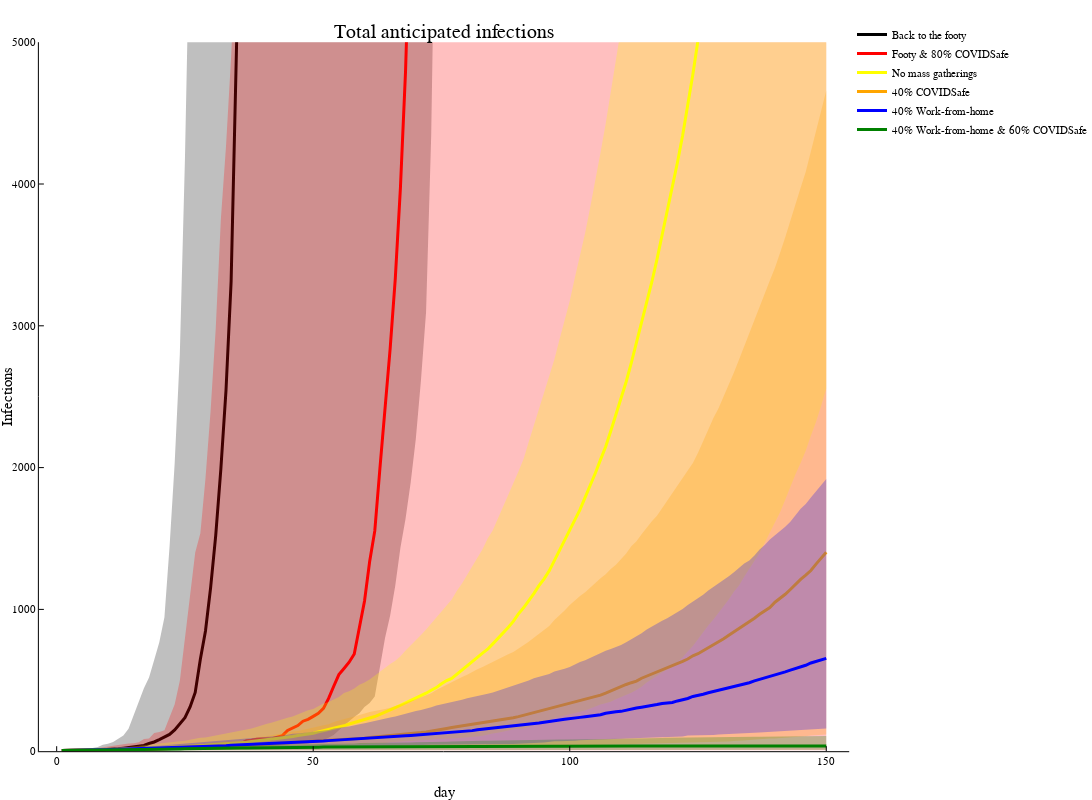

The notebook cell saved with this chart:
### Code cell
plot([],title="Total anticipated infections",xlabel="day",ylabel="Infections",ylimit=(0,5000),label=false,size=(1200,800))
EpiSim.plotquantiles(pop .- St0,:black,"Back to the footy")
EpiSim.plotquantiles(pop .- St1,:red,"Footy & 80% COVIDSafe")
EpiSim.plotquantiles(pop .- St2,:yellow,"No mass gatherings")
EpiSim.plotquantiles(pop .- St3,:orange,"40% COVIDSafe")
EpiSim.plotquantiles(pop .- St4,:blue,"40% Work-from-home")
EpiSim.plotquantiles(pop .- St5,:green,"40% Work-from-home & 60% COVIDSafe")

### Figure 1 — Plotly figure (JSON) as saved in the notebook; plotly's stock layout.template omitted (floating-point values rounded to 4 significant figures; data arrays with more than 128 entries replaced by an {"elided": "..."} marker saying what was removed)
{"data": [{"colorbar": {"title": ""}, "fill": "tozeroy", "fillcolor": "rgba(0, 0, 0, 0.250)", "legendgroup": "Back to the footy", "line": {"color": "rgba(0, 0, 0, 1.000)", "dash": "solid", "shape": "linear", "width": 0}, "mode": "lines", "name": "Back to the footy", "showlegend": false, "type": "scatter", "x": {"elided": "300 int values"}, "xaxis": "x1", "y": {"elided": "300 float values"}, "yaxis": "y1", "zmax": null, "zmin": null}, {"colorbar": {"title": ""}, "legendgroup": "Back to the footy", "line": {"color": "rgba(0, 0, 0, 1.000)", "dash": "solid", "shape": "linear", "width": 3}, "mode": "lines", "name": "Back to the footy", "showlegend": true, "type": "scatter", "x": {"elided": "150 int values"}, "xaxis": "x1", "y": {"elided": "150 float values"}, "yaxis": "y1", "zmax": null, "zmin": null}, {"colorbar": {"title": ""}, "fill": "tozeroy", "fillcolor": "rgba(255, 0, 0, 0.250)", "legendgroup": "Footy & 80% COVIDSafe", "line": {"color": "rgba(255, 0, 0, 1.000)", "dash": "solid", "shape": "linear", "width": 0}, "mode": "lines", "name": "Footy & 80% COVIDSafe", "showlegend": false, "type": "scatter", "x": {"elided": "300 int values"}, "xaxis": "x1", "y": {"elided": "300 float values"}, "yaxis": "y1", "zmax": null, "zmin": null}, {"colorbar": {"title": ""}, "legendgroup": "Footy & 80% COVIDSafe", "line": {"color": "rgba(255, 0, 0, 1.000)", "dash": "solid", "shape": "linear", "width": 3}, "mode": "lines", "name": "Footy & 80% COVIDSafe", "showlegend": true, "type": "scatter", "x": {"elided": "150 int values"}, "xaxis": "x1", "y": {"elided": "150 float values"}, "yaxis": "y1", "zmax": null, "zmin": null}, {"colorbar": {"title": ""}, "fill": "tozeroy", "fillcolor": "rgba(255, 255, 0, 0.250)", "legendgroup": "No mass gatherings", "line": {"color": "rgba(255, 255, 0, 1.000)", "dash": "solid", "shape": "linear", "width": 0}, "mode": "lines", "name": "No mass gatherings", "showlegend": false, "type": "scatter", "x": {"elided": "300 int values"}, "xaxis": "x1", "y": {"elided": "300 float values"}, "yaxis": "y1", "zmax": null, "zmin": null}, {"colorbar": {"title": ""}, "legendgroup": "No mass gatherings", "line": {"color": "rgba(255, 255, 0, 1.000)", "dash": "solid", "shape": "linear", "width": 3}, "mode": "lines", "name": "No mass gatherings", "showlegend": true, "type": "scatter", "x": {"elided": "150 int values"}, "xaxis": "x1", "y": {"elided": "150 float values"}, "yaxis": "y1", "zmax": null, "zmin": null}, {"colorbar": {"title": ""}, "fill": "tozeroy", "fillcolor": "rgba(255, 165, 0, 0.250)", "legendgroup": "40% COVIDSafe", "line": {"color": "rgba(255, 165, 0, 1.000)", "dash": "solid", "shape": "linear", "width": 0}, "mode": "lines", "name": "40% COVIDSafe", "showlegend": false, "type": "scatter", "x": {"elided": "300 int values"}, "xaxis": "x1", "y": {"elided": "300 float values"}, "yaxis": "y1", "zmax": null, "zmin": null}, {"colorbar": {"title": ""}, "legendgroup": "40% COVIDSafe", "line": {"color": "rgba(255, 165, 0, 1.000)", "dash": "solid", "shape": "linear", "width": 3}, "mode": "lines", "name": "40% COVIDSafe", "showlegend": true, "type": "scatter", "x": {"elided": "150 int values"}, "xaxis": "x1", "y": {"elided": "150 float values"}, "yaxis": "y1", "zmax": null, "zmin": null}, {"colorbar": {"title": ""}, "fill": "tozeroy", "fillcolor": "rgba(0, 0, 255, 0.250)", "legendgroup": "40% Work-from-home", "line": {"color": "rgba(0, 0, 255, 1.000)", "dash": "solid", "shape": "linear", "width": 0}, "mode": "lines", "name": "40% Work-from-home", "showlegend": false, "type": "scatter", "x": {"elided": "300 int values"}, "xaxis": "x1", "y": {"elided": "300 float values"}, "yaxis": "y1", "zmax": null, "zmin": null}, {"colorbar": {"title": ""}, "legendgroup": "40% Work-from-home", "line": {"color": "rgba(0, 0, 255, 1.000)", "dash": "solid", "shape": "linear", "width": 3}, "mode": "lines", "name": "40% Work-from-home", "showlegend": true, "type": "scatter", "x": {"elided": "150 int values"}, "xaxis": "x1", "y": {"elided": "150 float values"}, "yaxis": "y1", "zmax": null, "zmin": null}, {"colorbar": {"title": ""}, "fill": "tozeroy", "fillcolor": "rgba(0, 128, 0, 0.250)", "legendgroup": "40% Work-from-home & 60% COVIDSafe", "line": {"color": "rgba(0, 128, 0, 1.000)", "dash": "solid", "shape": "linear", "width": 0}, "mode": "lines", "name": "40% Work-from-home & 60% COVIDSafe", "showlegend": false, "type": "scatter", "x": {"elided": "300 int values"}, "xaxis": "x1", "y": {"elided": "300 float values"}, "yaxis": "y1", "zmax": null, "zmin": null}, {"colorbar": {"title": ""}, "legendgroup": "40% Work-from-home & 60% COVIDSafe", "line": {"color": "rgba(0, 128, 0, 1.000)", "dash": "solid", "shape": "linear", "width": 3}, "mode": "lines", "name": "40% Work-from-home & 60% COVIDSafe", "showlegend": true, "type": "scatter", "x": {"elided": "150 int values"}, "xaxis": "x1", "y": {"elided": "150 float values"}, "yaxis": "y1", "zmax": null, "zmin": null}], "layout": {"annotations": [{"font": {"color": "rgba(0, 0, 0, 1.000)", "family": "sans-serif", "size": 20}, "rotation": 0, "showarrow": false, "text": "Total anticipated infections", "x": 0.5212, "xanchor": "center", "xref": "paper", "y": 1, "yanchor": "top", "yref": "paper"}], "height": 800, "legend": {"bgcolor": "rgba(255, 255, 255, 1.000)", "bordercolor": "rgba(0, 0, 0, 1.000)", "font": {"color": "rgba(0, 0, 0, 1.000)", "family": "sans-serif", "size": 11}, "tracegroupgap": 0, "x": 1, "y": 1}, "margin": {"b": 20, "l": 0, "r": 0, "t": 20}, "paper_bgcolor": "rgba(255, 255, 255, 1.000)", "plot_bgcolor": "rgba(255, 255, 255, 1.000)", "showlegend": true, "width": 1200, "xaxis": {"anchor": "y1", "domain": [0.04564, 0.9967], "gridcolor": "rgba(0, 0, 0, 0.100)", "gridwidth": 0.5, "linecolor": "rgba(0, 0, 0, 1.000)", "mirror": false, "range": [-3.47, 154.5], "showgrid": false, "showline": true, "showticklabels": true, "tickangle": 0, "tickcolor": "rgb(0, 0, 0)", "tickfont": {"color": "rgba(0, 0, 0, 1.000)", "family": "sans-serif", "size": 11}, "tickmode": "array", "ticks": "inside", "ticktext": ["0", "50", "100", "150"], "tickvals": [0, 50, 100, 150], "title": "day", "titlefont": {"color": "rgba(0, 0, 0, 1.000)", "family": "sans-serif", "size": 15}, "type": "-", "visible": true, "zeroline": false, "zerolinecolor": "rgba(0, 0, 0, 1.000)"}, "yaxis": {"anchor": "x1", "domain": [0.03791, 0.9708], "gridcolor": "rgba(0, 0, 0, 0.100)", "gridwidth": 0.5, "linecolor": "rgba(0, 0, 0, 1.000)", "mirror": false, "range": [0, 5000], "showgrid": false, "showline": true, "showticklabels": true, "tickangle": 0, "tickcolor": "rgb(0, 0, 0)", "tickfont": {"color": "rgba(0, 0, 0, 1.000)", "family": "sans-serif", "size": 11}, "tickmode": "array", "ticks": "inside", "ticktext": ["0", "1000", "2000", "3000", "4000", "5000"], "tickvals": [0, 1000, 2000, 3000, 4000, 5000], "title": "Infections", "titlefont": {"color": "rgba(0, 0, 0, 1.000)", "family": "sans-serif", "size": 15}, "type": "-", "visible": true, "zeroline": false, "zerolinecolor": "rgba(0, 0, 0, 1.000)"}}}
